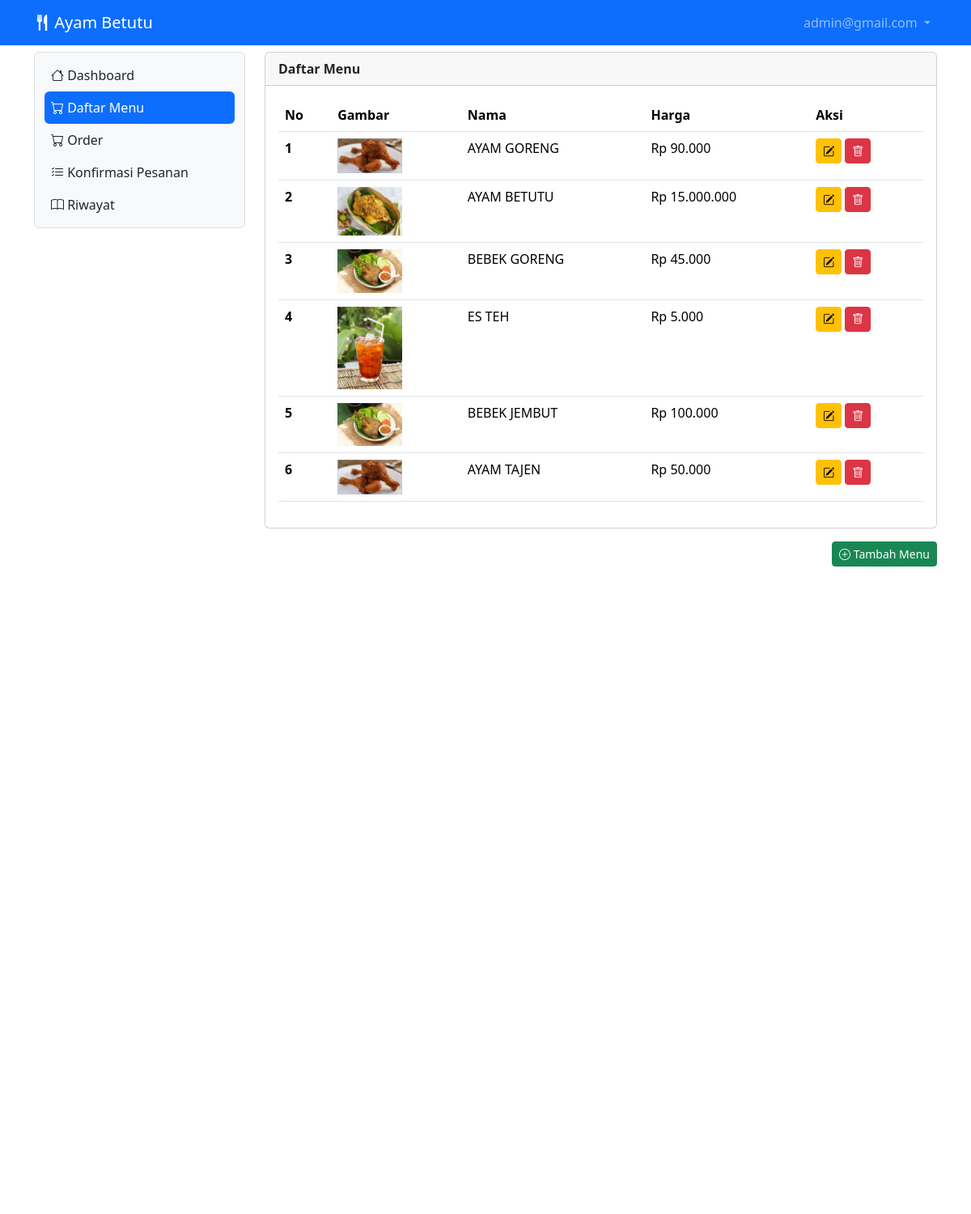
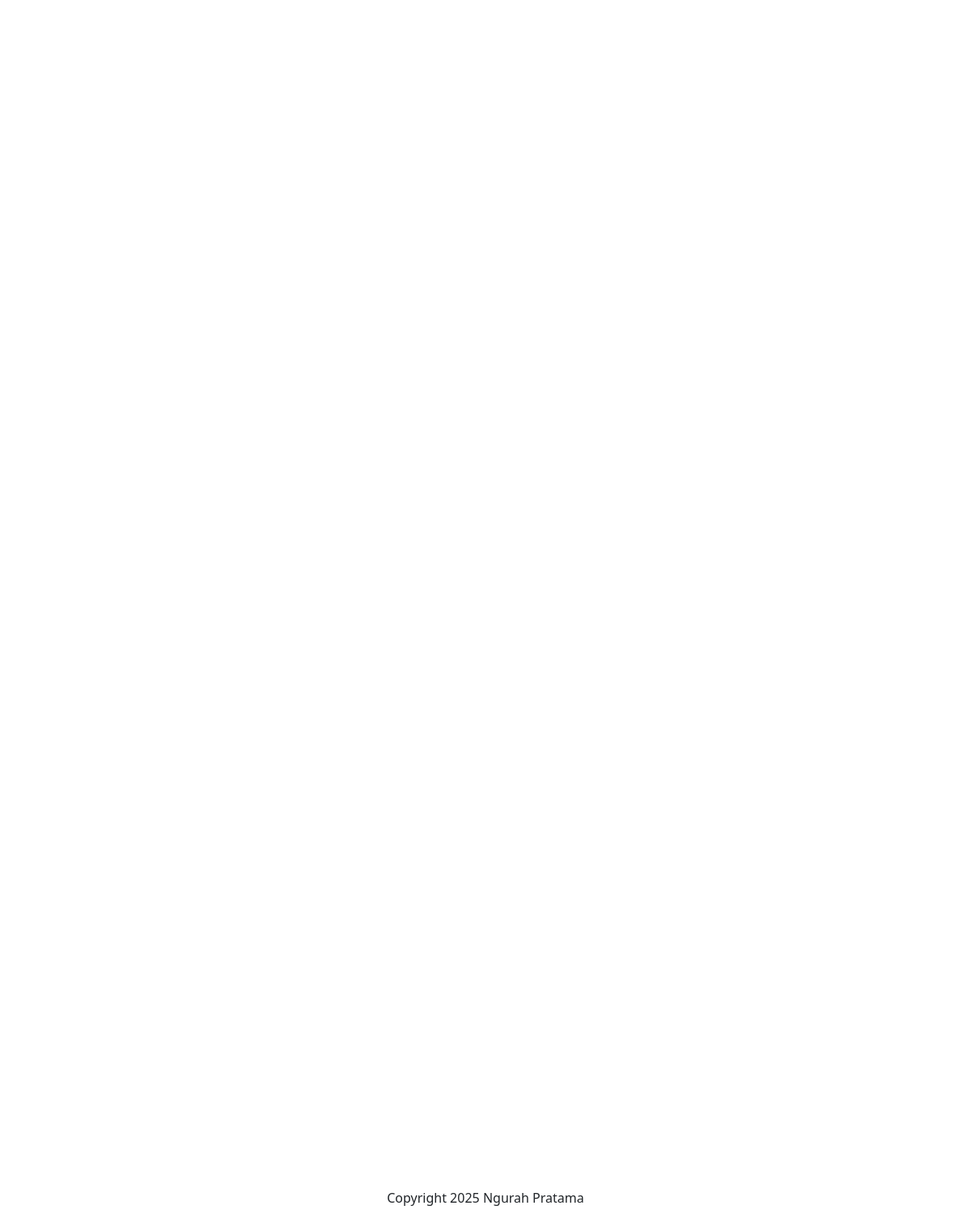
The app's page /menu (signed in) with its own data (2 pictures, top to bottom).
### tables this page shows
CREATE TABLE `tb_menu` (
  `id` int NOT NULL,
  `gambar` varchar(255) DEFAULT NULL,
  `nama_makanan` varchar(100) NOT NULL,
  `harga` int NOT NULL
);

### menu.php (the view, shortened to what this page needs)
<?php
include "proses/connect.php";
?>
<div class="col-lg-9 mt-2">
    <div class="card">
        <div class="card-header fw-bold">
            Daftar Menu
        </div>
        <div class="card-body">
            <table class="table table-hover">
                <thead>
                    <tr>
                        <th scope="col">No</th>
                        <th scope="col">Gambar</th>
                        <th scope="col">Nama</th>
                        <th scope="col">Harga</th>
                        <th scope="col">Aksi</th>
                    </tr>
                </thead>
                    <tbody id="tabelMenu">
                        <?php
                        $no = 1;
                        $query = mysqli_query($conn, "SELECT * FROM tb_menu");
                        while ($row = mysqli_fetch_assoc($query)) {
                            echo "<tr>";
                            echo "<th scope='row'>" . $no++ . "</th>";
                            echo "<td><img src='uploads/" . $row['gambar'] . "' width='80'></td>";
                            echo "<td>" . $row['nama_makanan'] . "</td>";
                            echo "<td>Rp " . number_format($row['harga'], 0, ',', '.') . "</td>";
                            echo "<td>
                                    <button
                                        type='button'
                                        class='btn btn-sm btn-warning btnEdit'
                                        data-id='" . $row['id'] . "'
                                        data-nama='" . $row['nama_makanan'] . "'
                                        data-harga='" . $row['harga'] . "'
                                        data-gambar='" . $row['gambar'] . "'
                                        data-bs-toggle='modal'
                                        data-bs-target='#editMenuModal'>
                                        <i class='bi bi-pencil-square'></i>
                                    </button>
                                    <button type='button' class='btn btn-sm btn-danger btnDelete' data-id='" . $row['id'] . "'>
                                        <i class='bi bi-trash'></i>
                                    </button>
                                </td>";
                            echo "</tr>";
                        }
                        ?>
                    </tbody>
            </table>
        </div>
    </div>
    <div class="d-flex justify-content-end">
        <button class="btn btn-sm btn-success mt-3" data-bs-toggle="modal" data-bs-target="#tambahMenuModal">
            <i class="bi bi-plus-circle"></i> Tambah Menu
        </button>
    </div>
</div>

### records on screen
tb_menu: gambar (picture), nama_makanan "AYAM GORENG", harga "90.000"
tb_menu: gambar (picture), nama_makanan "AYAM BETUTU", harga "15.000.000"
tb_menu: gambar (picture), nama_makanan "BEBEK GORENG", harga "45.000"
tb_menu: gambar (picture), nama_makanan "ES TEH", harga "5.000"
tb_menu: gambar (picture), nama_makanan "BEBEK JEMBUT", harga "100.000"
tb_menu: gambar (picture), nama_makanan "AYAM TAJEN", harga "50.000"

### other values on screen
$_SESSION['username_betutu'] "admin@gmail.com"
